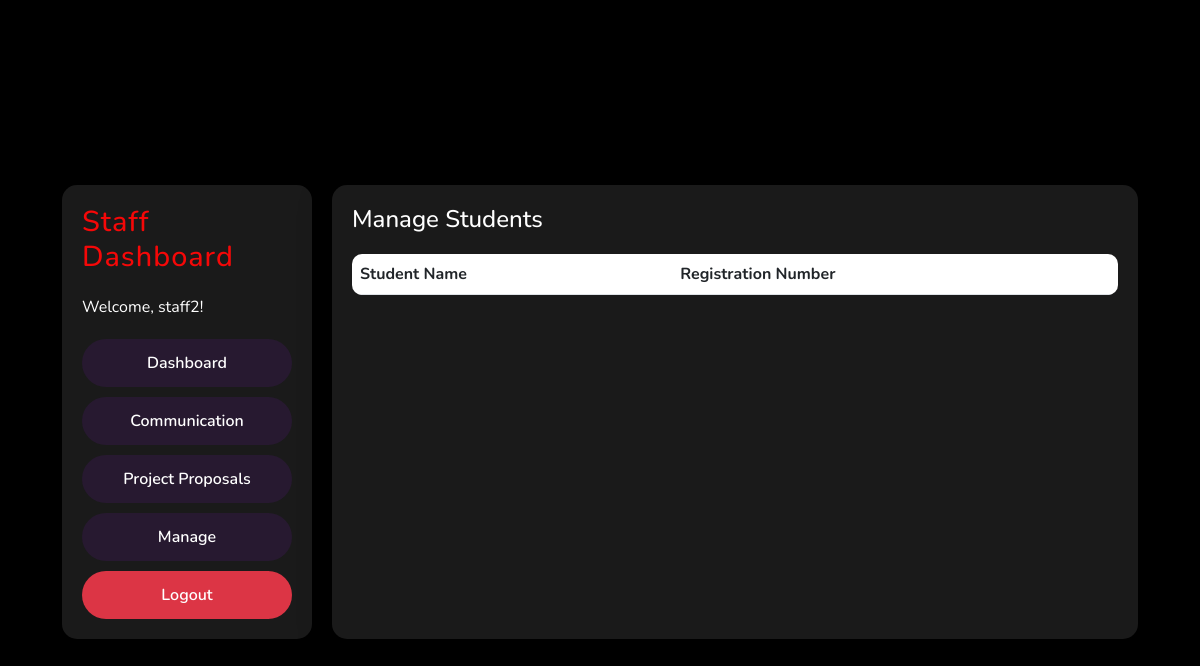
Page /staff/manage (signed in) on the earlier database version.
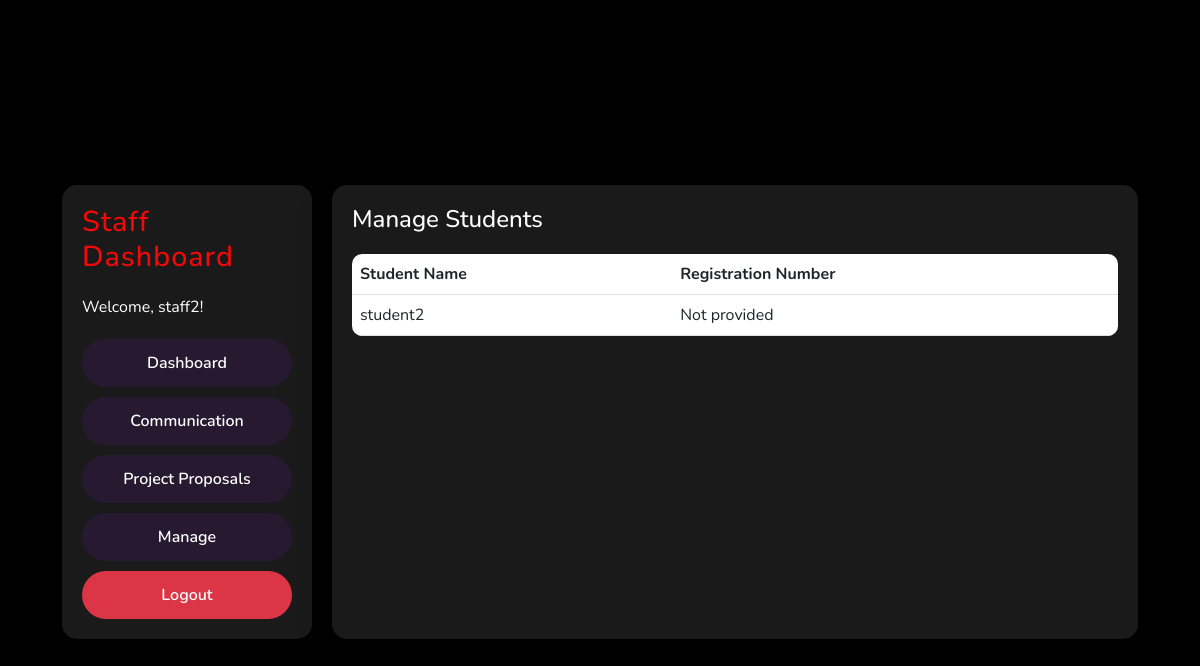
Same page on the later database version.
### app.py (models this page shows, shortened)
class User(db.Model, UserMixin):
    id = db.Column(db.Integer, primary_key=True)
    username = db.Column(db.String(20), unique=True, nullable=False)
    password_hash = db.Column(db.String(128), nullable=False)
    role = db.Column(db.String(20), nullable=False)
    documents = db.relationship('Document', backref='uploader', foreign_keys='Document.user_id', lazy=True)
    staff_documents = db.relationship('Document', backref='staff', foreign_keys='Document.staff_id', lazy=True)
    full_name = db.Column(db.String(100))
    registration_number = db.Column(db.String(50))
    group_number = db.Column(db.String(20))
    group_members = db.Column(db.String(200))  # Store as a JSON string or comma-separated list
    assigned_staff_id = db.Column(db.Integer, db.ForeignKey('user.id'))  # Foreign key to assigned staff
    assigned_staff = db.relationship('User', remote_side=[id], foreign_keys=[assigned_staff_id])
    @property
    def password(self):
        raise AttributeError('Password is not readable.')

### app.py (the view)
@app.route('/staff/manage')
@login_required
def staff_manage():
    if current_user.role != 'Staff':
        flash('You do not have permission to access this page.', 'error')
        return redirect(url_for('home'))
    assigned_students = User.query.filter_by(assigned_staff_id=current_user.id, role='Student').all()
    return render_template('staff_manage.html', assigned_students=assigned_students)

### app.py (called while the page is built)
@login_manager.user_loader
def load_user(user_id):
    return User.query.get(int(user_id))

### templates/staff_manage.html
{% extends "base.html" %}
{% block content %}
<div class="dashboard-container">
    <div class="dashboard-nav">
        <h2>Staff Dashboard</h2>
        <p>Welcome, {{ current_user.username }}!</p>
        <div class="nav-options">
            <a href="{{ url_for('staff_dashboard') }}" class="nav-button">Dashboard</a>
            <a href="{{ url_for('staff_communication') }}" class="nav-button">Communication</a>
            <a href="{{ url_for('staff_project_proposals') }}" class="nav-button">Project Proposals</a>
            <a href="{{ url_for('staff_manage') }}" class="nav-button">Manage</a>
            <a href="{{ url_for('logout') }}" class="nav-button logout">Logout</a>
        </div>
    </div>
    <div class="dashboard-content">
        <h3>Manage Students</h3>
        <table class="table">
            <thead>
                <tr>
                    <th>Student Name</th>
                    <th>Registration Number</th>
                </tr>
            </thead>
            <tbody>
                {% for student in assigned_students %}
                <tr>
                    <td>{{ student.username }}</td>
                    <td>{{ student.registration_number or 'Not provided' }}</td>
                </tr>
                {% endfor %}
            </tbody>
        </table>
    </div>
</div>
{% endblock %}

Differences in the rows shown:
now on this page (row edited): User: username "student2", registration_number "Not provided"
